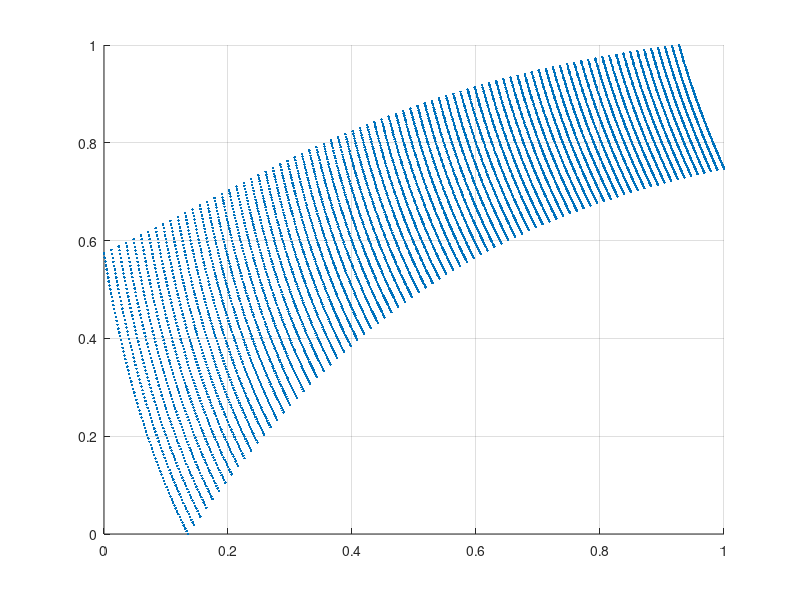
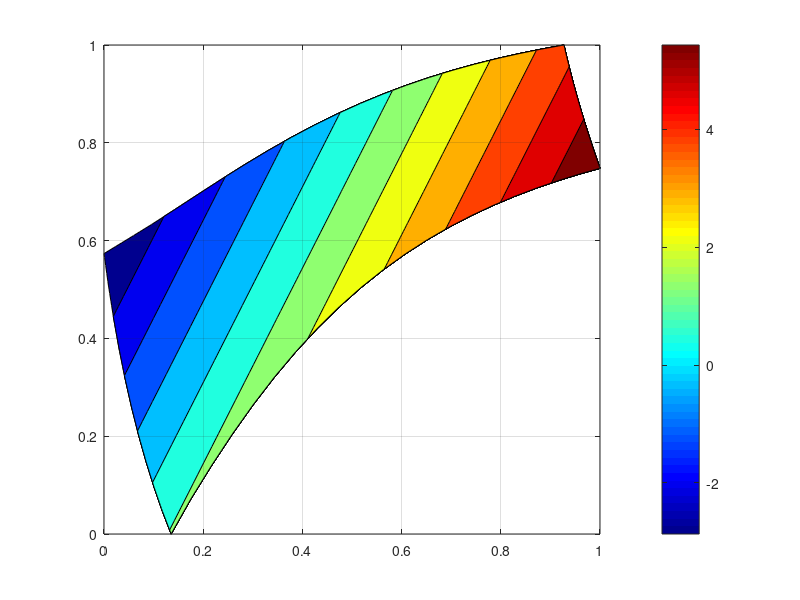
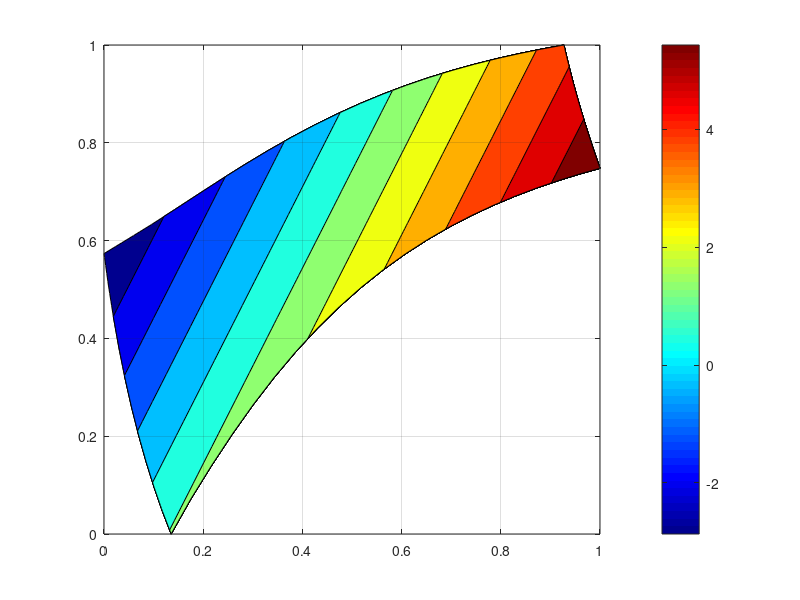

Recreate these plots in MATLAB, in order.
% Andrew Navratil
% MAE 456 CFD
% HW4: Metric Derivatives
% Due 2019-04-10

% clear all vars and plots
close all; clear all; clc;

% read in physical mesh, first row holds imx,jmx
pmesh = load('grid-poisson-2015.txt');
imx = pmesh(1,1);
jmx = pmesh(1,2);
x = reshape(pmesh(2:end,1).', [jmx,imx]).';
y = reshape(pmesh(2:end,2).', [jmx,imx]).';

% call c code
%[imx,jmx,x,y,zx,zy,ex,ey,xj,u,v] = mesh();

% scatter plot the physical mesh to see it
scatter(reshape(x.',1,[]),reshape(y.',1,[]),'.');
%scatter(x,y,'.');
% todo plot i,j coords like horn maps
grid on;

% contourf
%figure;
%colormap('jet');
%contourf(x,y,ex);
%grid on;
%colorbar;
%figure;
%colormap('jet');
%contourf(x,y,ey);
%grid on;
%colorbar;

% phi analytical
figure;
colormap('jet');
phi = 10*x - 5*y;
contourf(x,y,phi);
grid on;
colorbar;
figure;
colormap('jet');
u = 10*x;
contourf(x,y,phi);
grid on;
colorbar;
